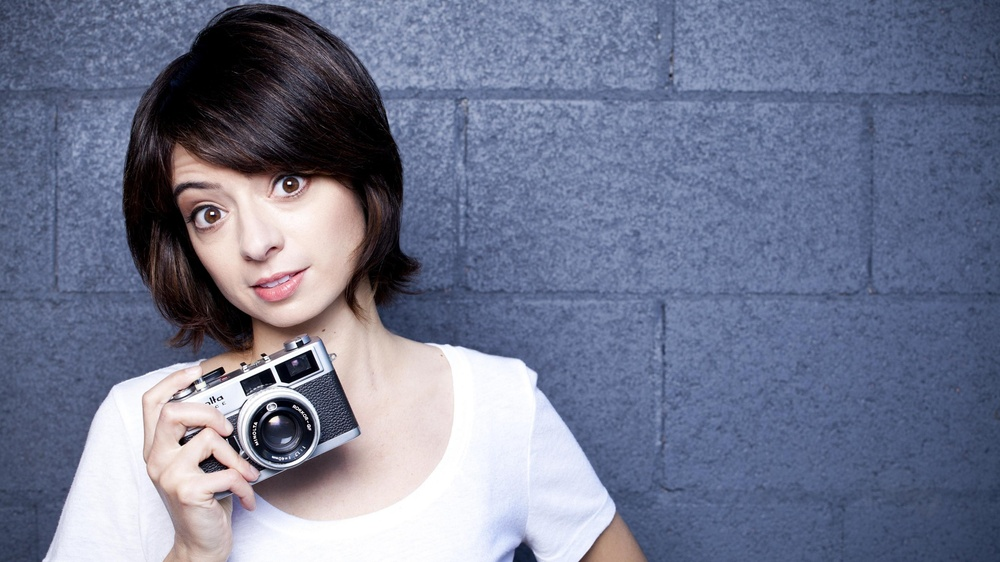
#> input picture OpenCV/kejt_mikuchchi.jpg, 1000 x 562 px, shrunk from 1920 x 1080 before the run, found by its file name
$ python Binar.py
#> lines starting #> are read from the running program, lines starting #| are printed output that depends on the picture; after the words box and inside, x2 and y2 are one past the last pixel; in counts of white or black regions, pixels touching at a corner belong together
import cv2

win = 'binar'
image = cv2.imread('C:/Users/hlopeth/PycharmProjects/OpenCV/kejt_mikuchchi.jpg',0)
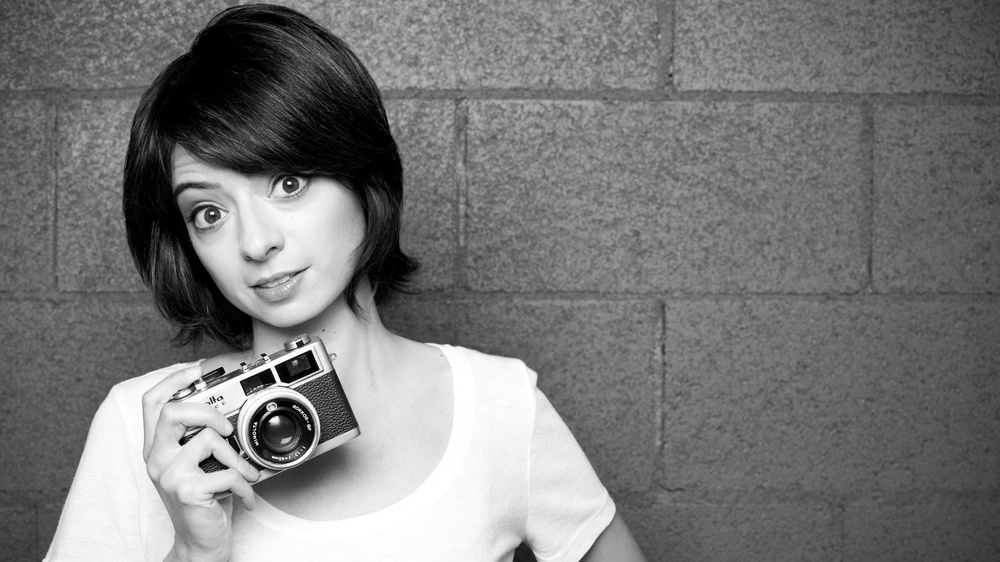
#> image: shape (562, 1000); min 0, max 255, mean 121.2
modes = [cv2.THRESH_BINARY,cv2.THRESH_BINARY_INV,cv2.THRESH_TRUNC,cv2.THRESH_TOZERO,cv2.THRESH_TOZERO_INV]
cv2.imshow(win,image)
for mod in modes:
    ret,bin = cv2.threshold(image,127,255,mod)
    cv2.imshow(win,bin)
    cv2.waitKey(0)
    cv2.destroyAllWindows()
#> this loop made 5 passes
#> pass 1, `ret,bin = cv2.threshold(image,127,255,mod)`:
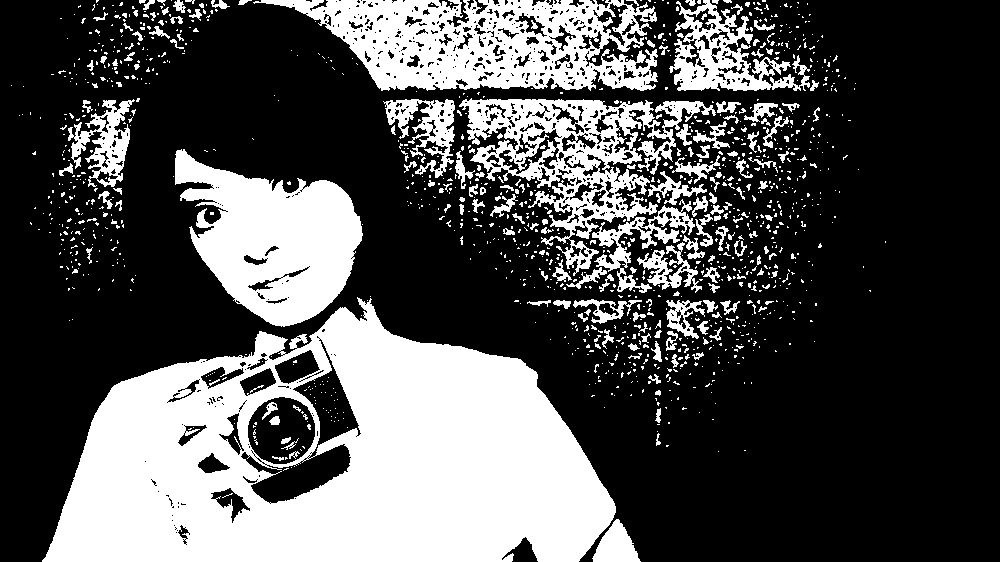
#> bin: shape (562, 1000); 32% white; 1313 white regions (1128 under 20 px), largest, box (x1, y1, x2, y2) and area: (42, 297, 616, 562) 93035, (253, 0, 658, 91) 21691, (175, 149, 363, 327) 19446
#> pass 3, `ret,bin = cv2.threshold(image,127,255,mod)`:
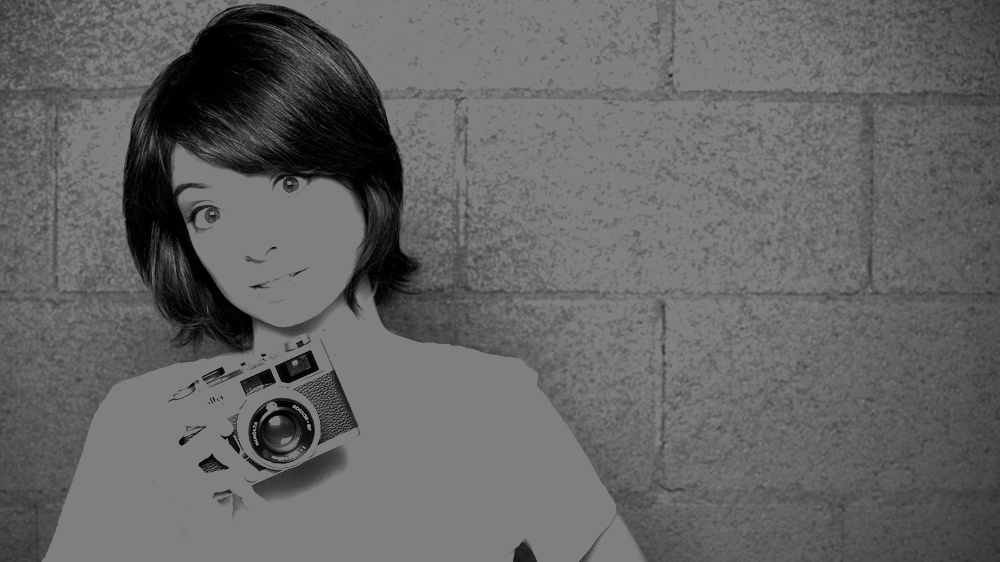
#> bin: shape (562, 1000); min 0, max 127, mean 100.8

image = cv2.imread('C:/Users/hlopeth/PycharmProjects/OpenCV/kejt_mikuchchi.jpg')
#> image is the input picture: shape (562, 1000, 3); mean B, G, R 144.1, 120.3, 114.3
image = cv2.cvtColor(image, cv2.COLOR_BGR2GRAY)
#> image: shape (562, 1000)
th2 = cv2.adaptiveThreshold(image,255,cv2.ADAPTIVE_THRESH_MEAN_C,cv2.THRESH_BINARY,11,2)
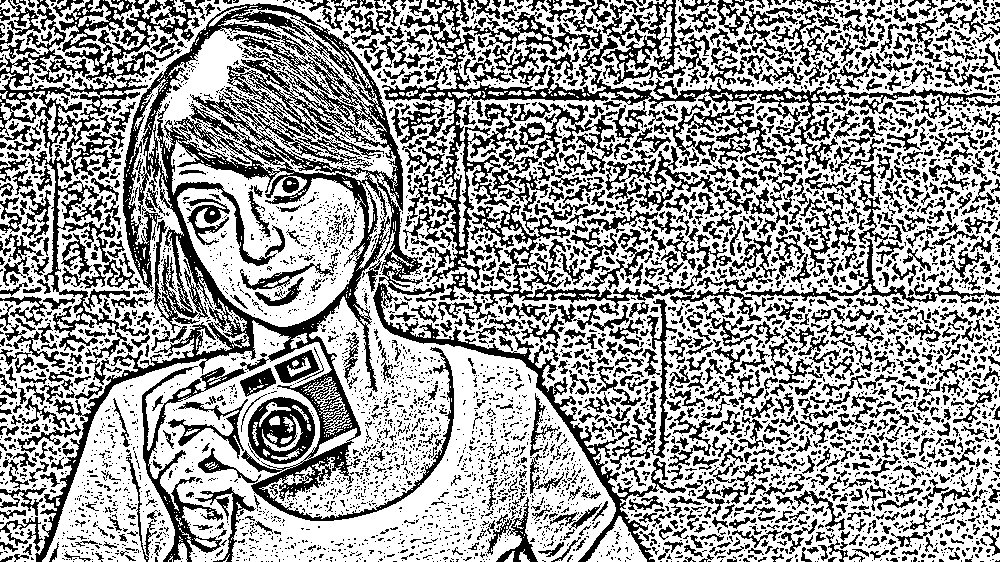
#> th2: shape (562, 1000); 61.5% white; 4897 black regions (3660 under 20 px), largest, box (x1, y1, x2, y2) and area: (35, 3, 454, 562) 38216, (382, 33, 850, 286) 11696, (0, 0, 148, 358) 8004
cv2.imshow(win,th2)
cv2.waitKey(0)
cv2.destroyAllWindows()

th3 = cv2.adaptiveThreshold(image,255,cv2.ADAPTIVE_THRESH_GAUSSIAN_C,cv2.THRESH_BINARY,11,2)
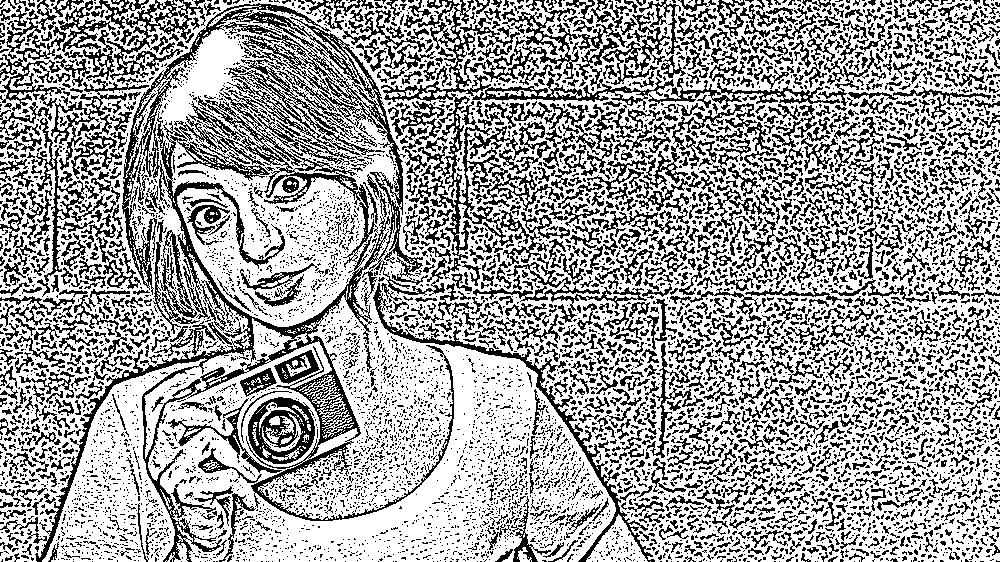
#> th3: shape (562, 1000); 64.3% white; black in thin lines or dots
cv2.imshow(win,th3)
cv2.waitKey(0)
cv2.destroyAllWindows()
